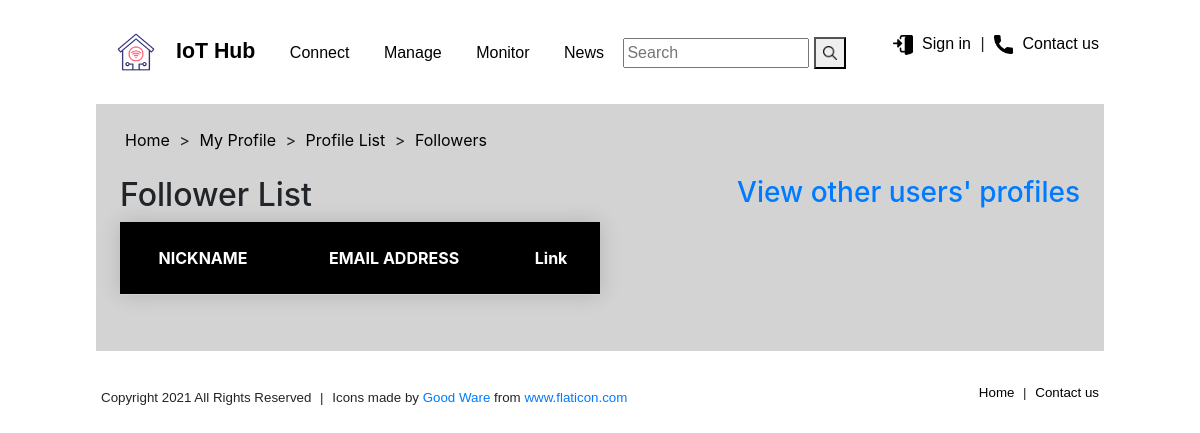
/CNIT581-048-project3/9/followerlist/, run on an earlier commit of the app's database.
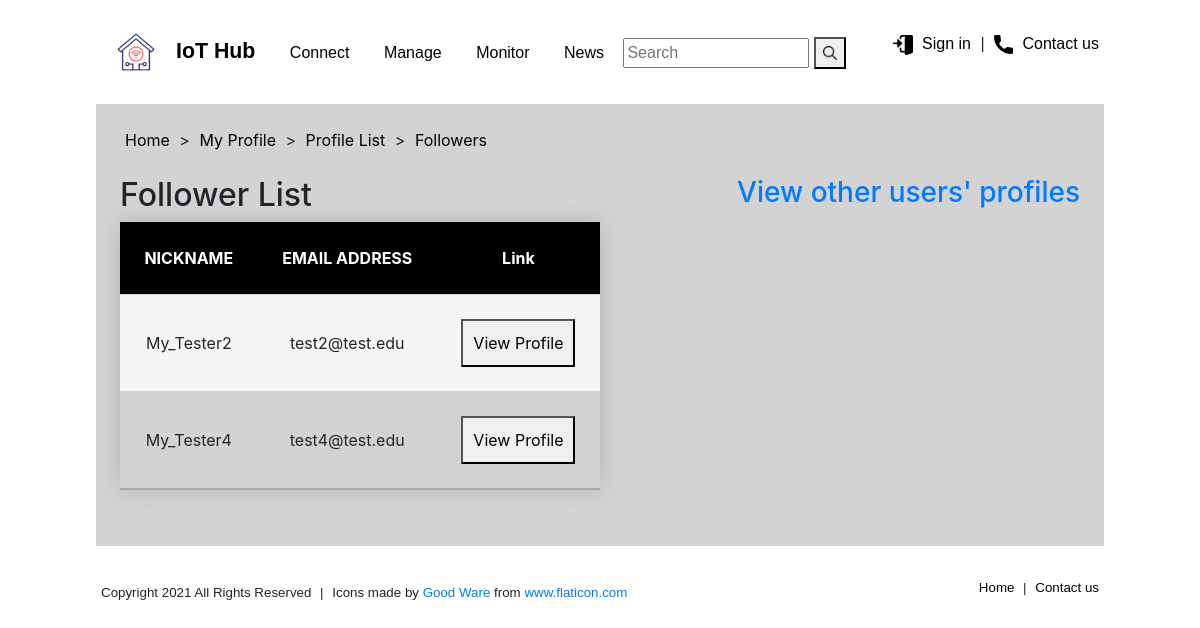
And on a later commit of the database.
### hubapp/models.py (models this page shows)
class CustomUser(AbstractUser):
    nickname = models.CharField(max_length=100)
    gender_type_choices = (
        ('Male', 'Male'),
        ('Female', 'Female'),
        ('Not to say', 'Not to say')
    )
    gender = models.CharField(max_length=10, choices=gender_type_choices)
    followers = models.ManyToManyField(
        settings.AUTH_USER_MODEL,
        related_name='following',
        blank=True
    )

### hubapp/views.py (the view)
# urls.py: path('<int:user_id>/followerlist/', views.followerlist, name='followerlist'),
def followerlist(request, user_id):
    user = get_object_or_404(get_user_model(), id=user_id)
    follower_list = user.followers.all()
    return render(request, 'hubapp/followerlist.html', {'follower_list': follower_list})

### hubapp/templates/hubapp/followerlist.html
{% extends "hubapp/base.html" %}
{% block header %}
    <a href="{% url 'index' %}">Home</a> >
    <a href="{% url 'myprofile' %}">My Profile</a> >
    <a href="{% url 'profiles' %}">Profile List</a> >
    <a href="">Followers</a>
{% endblock header %}
{% block title %}
<div>
    <h2 style="display: inline-block">
        Follower List
    </h2>
    <h3 style="float:right; vertical-align:middle">
        <a href="{% url 'profiles' %}">View other users' profiles</a>
    </h3>
</div>
{% endblock title %}
{% block content %}
<div>
    <table class="devices-list">
         <thead>
            <tr>
                <th>NICKNAME</th>
                <th>EMAIL ADDRESS</th>
                <th>Link</th>
            </tr>
         </thead>
         <tbody>
        {% for follower in follower_list %}
             <tr>
                 <td>{{ follower.nickname }}</td>
                 <td>{{ follower.email }}</td>
                 <td><button onclick="location.href='{% url 'other_profile' follower.id %}'">View Profile</button></td>
             </tr>
        {% endfor %}
         </tbody>
    </table>
</div>
{% endblock content %}

What changed in the data, as far as the page shows it:
now on this page (row edited): CustomUser: nickname "My_Tester2", email "test2@test.edu"
now on this page (row edited): CustomUser: nickname "My_Tester4", email "test4@test.edu"
